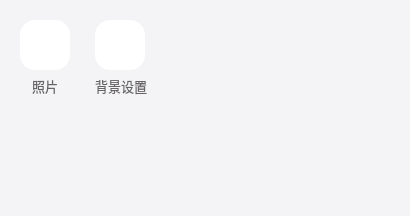
<?xml version="1.0" encoding="UTF-8"?>
<ui version="4.0">
 <class>FunctionTool</class>
 <widget class="QWidget" name="FunctionTool">
  <property name="geometry">
   <rect>
    <x>0</x>
    <y>0</y>
    <width>410</width>
    <height>216</height>
   </rect>
  </property>
  <property name="windowTitle">
   <string>Form</string>
  </property>
  <property name="styleSheet">
   <string notr="true">background-color: #f4f3f5;
</string>
  </property>
  <layout class="QGridLayout" name="gridLayout">
   <property name="leftMargin">
    <number>20</number>
   </property>
   <property name="topMargin">
    <number>20</number>
   </property>
   <property name="rightMargin">
    <number>20</number>
   </property>
   <property name="bottomMargin">
    <number>20</number>
   </property>
   <property name="horizontalSpacing">
    <number>25</number>
   </property>
   <property name="verticalSpacing">
    <number>6</number>
   </property>
   <item row="2" column="2">
    <widget class="QLabel" name="label_3">
     <property name="font">
      <font>
       <pointsize>10</pointsize>
      </font>
     </property>
     <property name="styleSheet">
      <string notr="true">color:#666465;</string>
     </property>
     <property name="text">
      <string>背景设置</string>
     </property>
     <property name="alignment">
      <set>Qt::AlignCenter</set>
     </property>
    </widget>
   </item>
   <item row="1" column="2">
    <widget class="QPushButton" name="backgroundSettingButton">
     <property name="minimumSize">
      <size>
       <width>50</width>
       <height>50</height>
      </size>
     </property>
     <property name="maximumSize">
      <size>
       <width>50</width>
       <height>50</height>
      </size>
     </property>
     <property name="styleSheet">
      <string notr="true">border-radius: 15px;
background-color: #ffffff;</string>
     </property>
     <property name="text">
      <string/>
     </property>
     <property name="icon">
      <iconset resource="resource.qrc">
       <normaloff>:/button/resource/photograph.png</normaloff>:/button/resource/photograph.png</iconset>
     </property>
     <property name="iconSize">
      <size>
       <width>25</width>
       <height>25</height>
      </size>
     </property>
    </widget>
   </item>
   <item row="4" column="0">
    <spacer name="verticalSpacer">
     <property name="orientation">
      <enum>Qt::Vertical</enum>
     </property>
     <property name="sizeHint" stdset="0">
      <size>
       <width>20</width>
       <height>40</height>
      </size>
     </property>
    </spacer>
   </item>
   <item row="2" column="3">
    <spacer name="horizontalSpacer">
     <property name="orientation">
      <enum>Qt::Horizontal</enum>
     </property>
     <property name="sizeHint" stdset="0">
      <size>
       <width>40</width>
       <height>20</height>
      </size>
     </property>
    </spacer>
   </item>
   <item row="1" column="0">
    <widget class="QPushButton" name="photoPushButton">
     <property name="minimumSize">
      <size>
       <width>50</width>
       <height>50</height>
      </size>
     </property>
     <property name="maximumSize">
      <size>
       <width>50</width>
       <height>50</height>
      </size>
     </property>
     <property name="styleSheet">
      <string notr="true">border-radius: 15px;
background-color: #ffffff;</string>
     </property>
     <property name="text">
      <string/>
     </property>
     <property name="icon">
      <iconset resource="resource.qrc">
       <normaloff>:/button/resource/image.png</normaloff>:/button/resource/image.png</iconset>
     </property>
     <property name="iconSize">
      <size>
       <width>25</width>
       <height>25</height>
      </size>
     </property>
    </widget>
   </item>
   <item row="2" column="0">
    <widget class="QLabel" name="label_4">
     <property name="font">
      <font>
       <pointsize>10</pointsize>
      </font>
     </property>
     <property name="styleSheet">
      <string notr="true">color:#666465;</string>
     </property>
     <property name="text">
      <string>照片</string>
     </property>
     <property name="alignment">
      <set>Qt::AlignCenter</set>
     </property>
    </widget>
   </item>
  </layout>
 </widget>
 <resources>
  <include location="resource.qrc"/>
 </resources>
 <connections/>
</ui>
